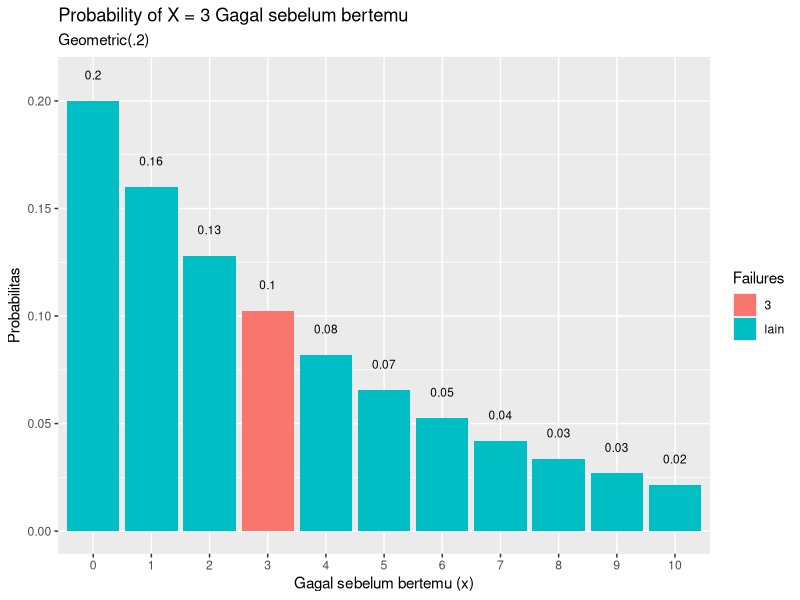
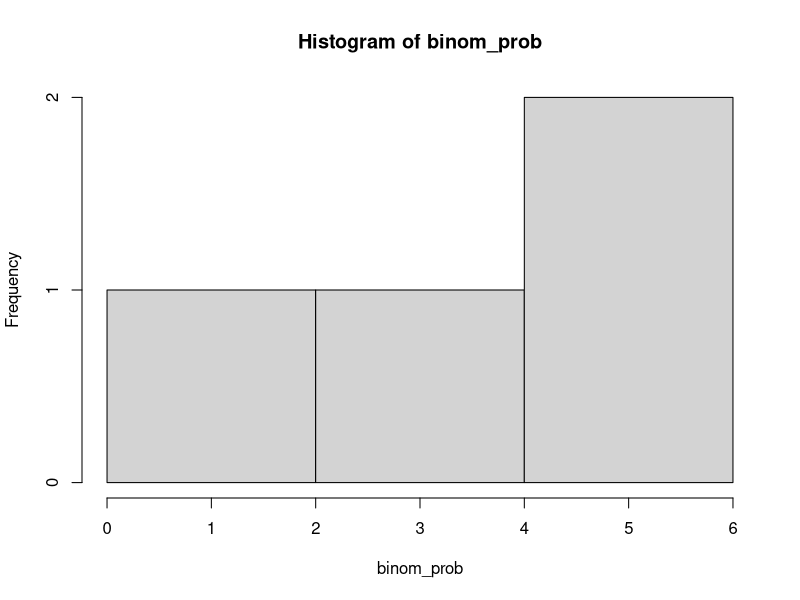
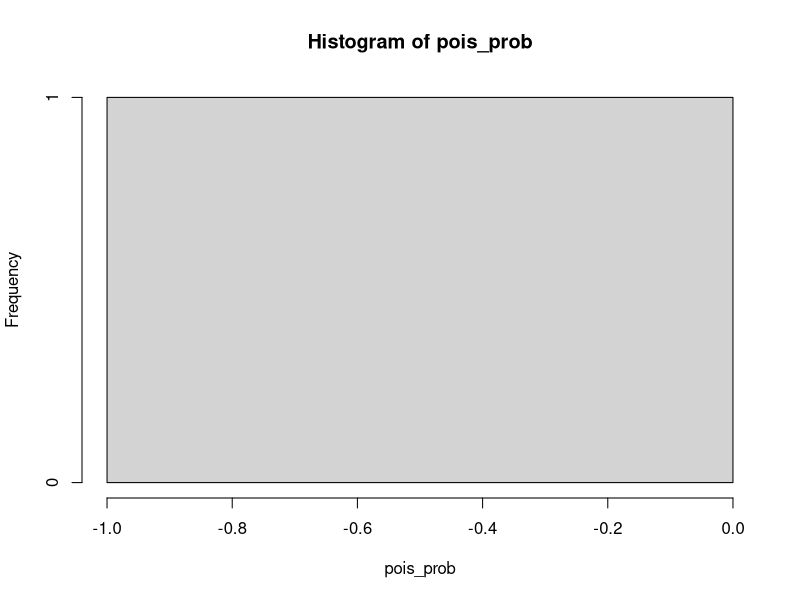
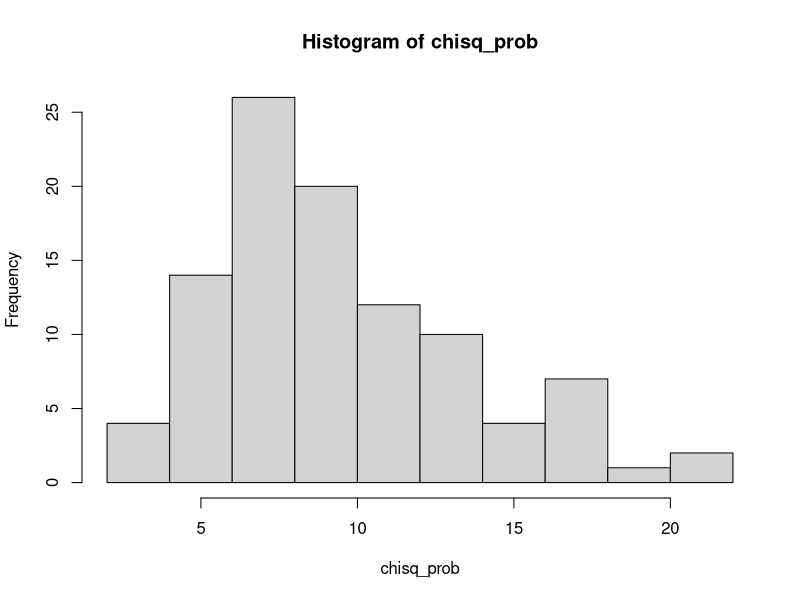
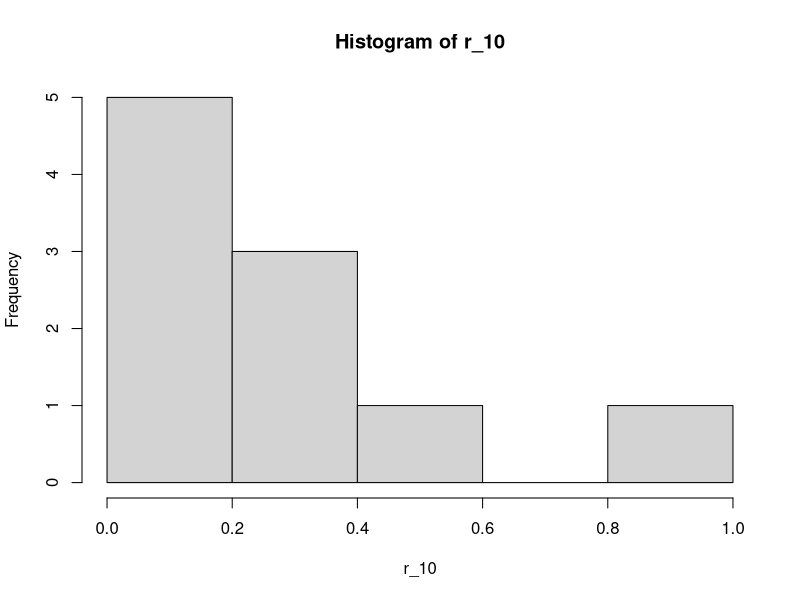
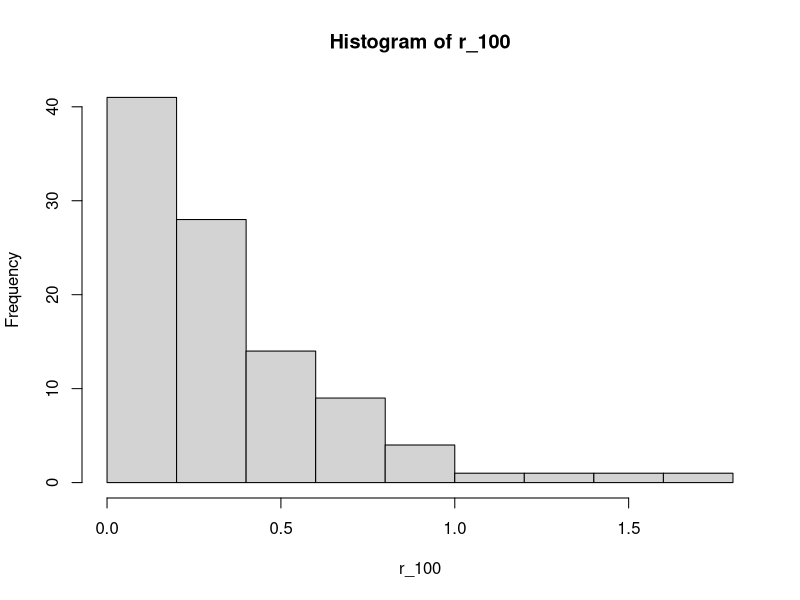
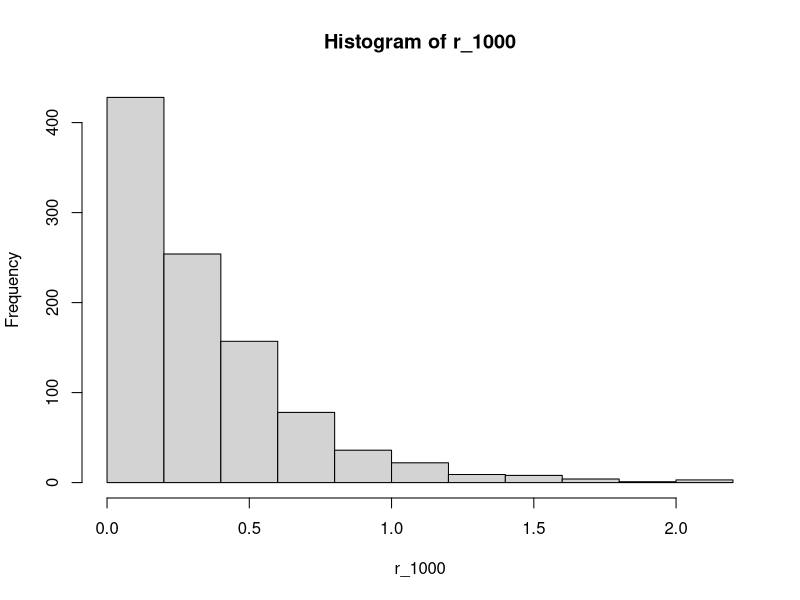
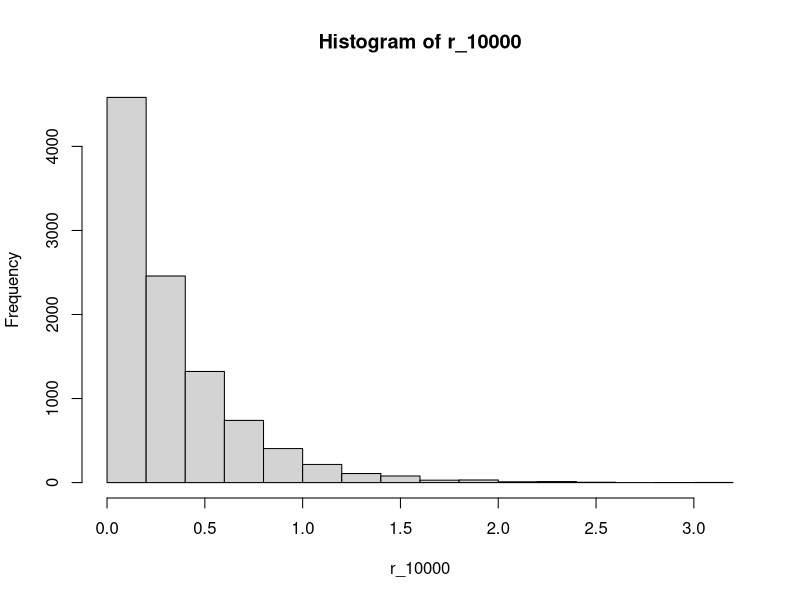

Generate these figures, in order, with R:
#1a
dgeom(x = 3, prob = 0.20)

#1b
mean(rgeom(n = 10000, prob = 0.20) == 3)

#1d
p = 0.20
n=3
library(dplyr)
library(ggplot2)

data.frame(x = 0:10, prob = dgeom(x = 0:10, prob = p)) %>%
  mutate(Failures = ifelse(x == n, n, "lain")) %>%
  ggplot(aes(x = factor(x), y = prob, fill = Failures)) +
  geom_col() +
  geom_text(
    aes(label = round(prob,2), y = prob + 0.01),
    position = position_dodge(0.9),
    size = 3,
    vjust = 0
  ) +
  labs(title = "Probability of X = 3 Gagal sebelum bertemu",
       subtitle = "Geometric(.2)",
       x = "Gagal sebelum bertemu (x)",
       y = "Probabilitas") 

#1e
m_data <-  1/ p
v_data<-(1 - p) / p^2

#2a
dbinom(x = 4, size = 20, prob = 0.2)

#2b
binom_prob<-rbinom(n = 4 ,size=20, prob=0.2)
hist(binom_prob)

#2c
n = 20
p = 0.2
q=0.8
m_bin<- n*p
v_bin<- n*p*q


#3a
dpois(x=6, lambda = 4.5)

#3b
pois_prob<- dpois(x = 6, lambda = 4.5 * 365)
hist(pois_prob)

#4a
dchisq(x = 2, df =10)

#4b
chisq_prob <- rchisq(100, df=10)
hist(chisq_prob)

#4c
mean(chisq_prob)
var(chisq_prob)

#5a
set.seed(1)
dexp(x = rexp(1), rate = 3)

#5b
set.seed(1)
r_10<-rexp(10, 3)
r_100<-rexp(100, 3)
r_1000<-rexp(1000, 3)
r_10000<-rexp(10000, 3)

hist(r_10)
hist(r_100)
hist(r_1000)
hist(r_10000)

#5c
mean(r_100)
var(r_100)

#6a
r_norm <- rnorm(100, mean=50, sd = 8)
plot(r_norm)

#6b
hist(main ='05111940000201_Rizaldi Nur Rahman Naufal_Probstat_F_DNhistogram', r_norm, breaks = 50)

#6c
var(r_norm)
